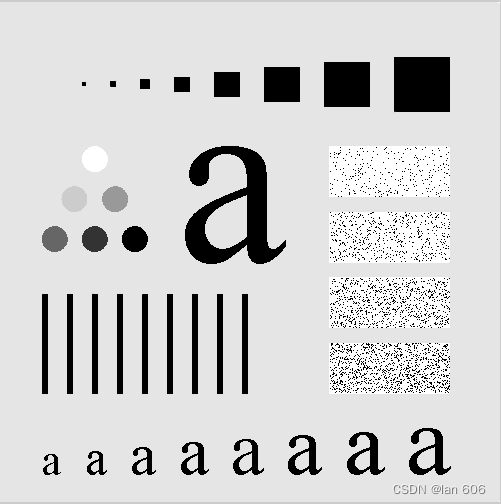
#> input picture Third-experiment/aaa.png, 501 x 504 px
$ python '任务二.py'
#> lines starting #> are read from the running program, lines starting #| are printed output that depends on the picture
#encoding:utf-8
import cv2
import numpy as np

#读取图片
src = cv2.imread('aaa.png',cv2.IMREAD_UNCHANGED)
#> src is the input picture: shape (504, 501, 3); mean B, G, R 207.3, 207.3, 207.4
#设置卷积核
kernel = np.ones((5,5),np.uint8)
#图像开运算
result_open = cv2.morphologyEx(src,cv2.MORPH_OPEN,kernel)
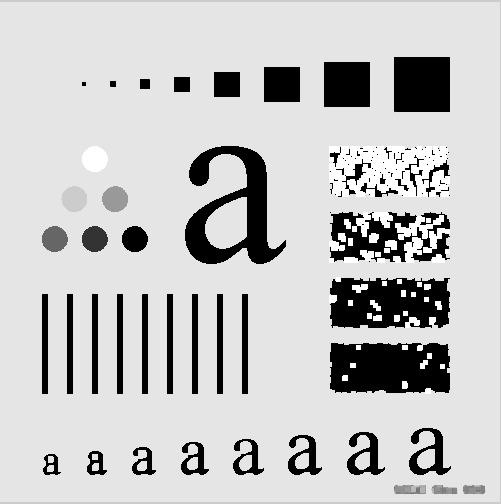
#> result_open: shape (504, 501, 3); mean B, G, R 195.3, 195.3, 195.4
#图像闭运算
result_close = cv2.morphologyEx(src,cv2.MORPH_CLOSE,kernel)
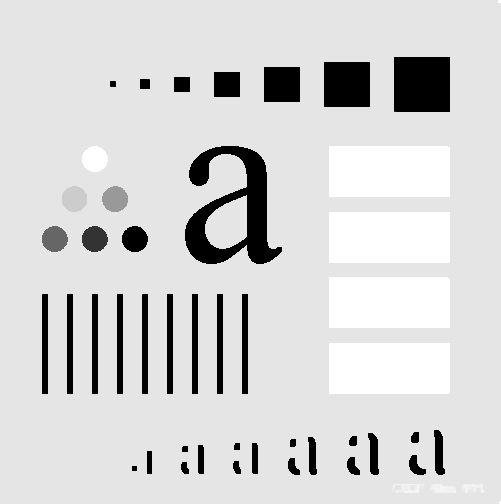
#> result_close: shape (504, 501, 3); mean B, G, R 211.9, 211.9, 212
#图像梯度
result_grid = cv2.morphologyEx(src,cv2.MORPH_GRADIENT,kernel)
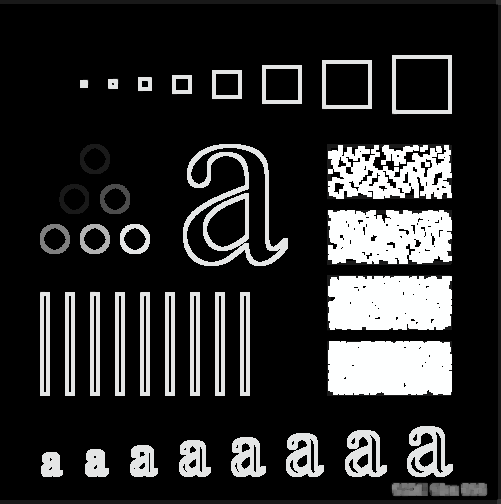
#> result_grid: shape (504, 501, 3); mean B, G, R 45, 45, 44.8
#图像顶帽
result_tophat = cv2.morphologyEx(src,cv2.MORPH_TOPHAT,kernel)
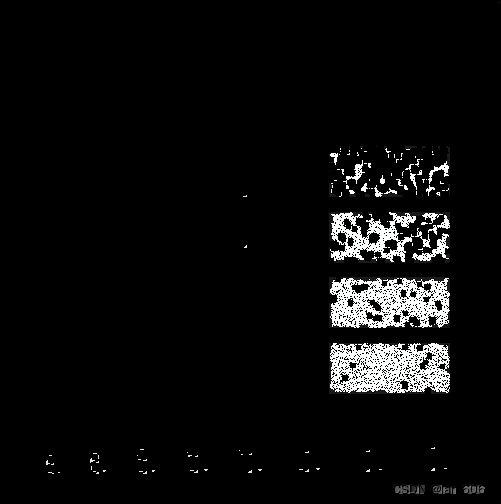
#> result_tophat: shape (504, 501, 3); mean B, G, R 12, 12, 11.9
#图像黑帽
result_blackhat = cv2.morphologyEx(src,cv2.MORPH_BLACKHAT,kernel)
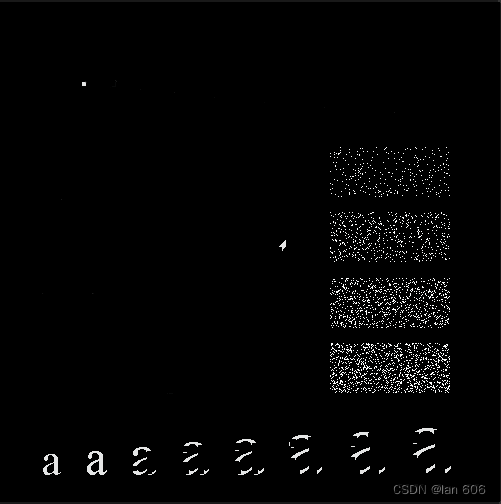
#> result_blackhat: shape (504, 501, 3); mean B, G, R 4.7, 4.7, 4.7
#显示图像
cv2.imshow("original",src)
cv2.imshow("result_open",result_open)
cv2.imshow("result_close",result_close)
cv2.imshow("result_grid",result_grid)
cv2.imshow("result_tophat",result_tophat)
cv2.imshow("result_blackhat",result_blackhat)
#等待显示
cv2.waitKey(0)
cv2.destroyAllWindows()
